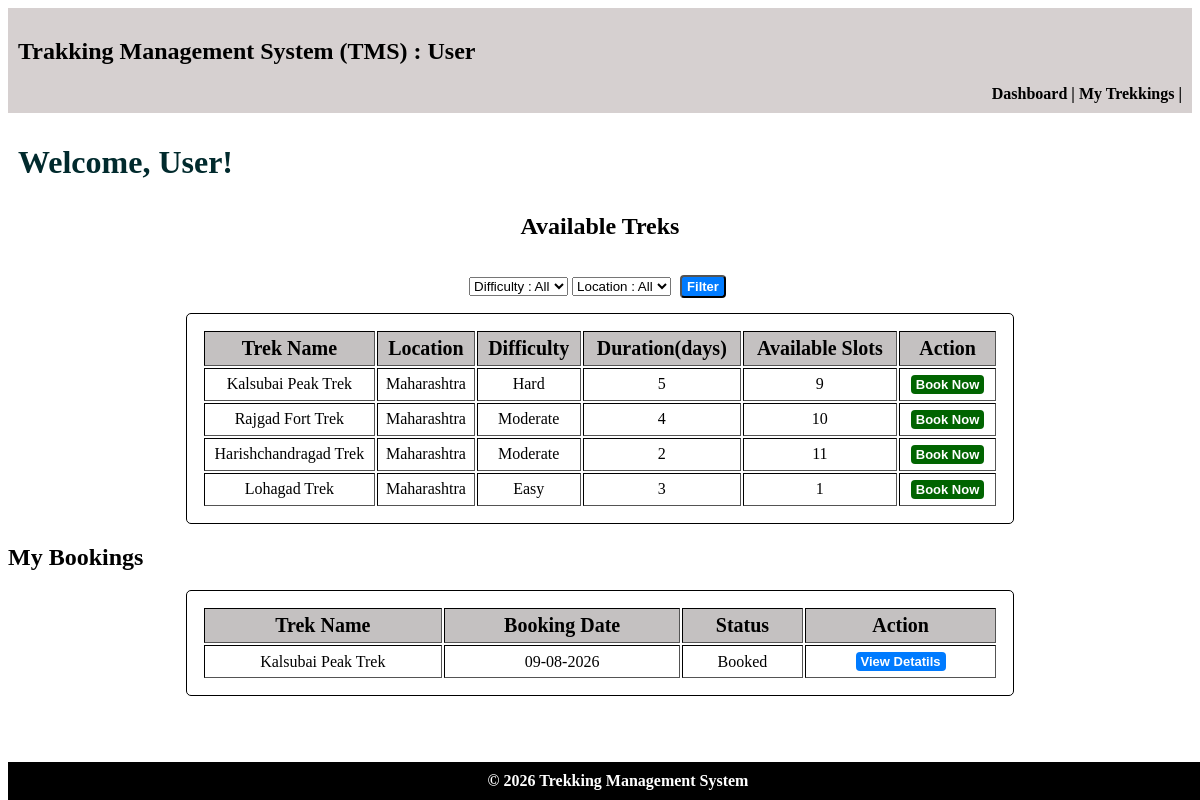
/user/2, run on the app's committed database.
### models.py (models this page shows)
class Treks(db.Model):
    __tablename__ = "treks"
    trek_id = db.Column(db.Integer,primary_key=True)
    trek_name = db.Column(db.String, nullable=False)
    location = db.Column(db.String, nullable=False)
    duration_days = db.Column(db.Integer,nullable=False)
    total_slots = db.Column(db.Integer,nullable=False)
    avail_slots = db.Column(db.Integer,nullable=False)
    staff_id = db.Column(db.Integer,db.ForeignKey("staff_profiles.staff_id"),nullable=True)
    difficulty = db.Column(db.Integer,nullable=False, default=0)    # 0 = Easy, 1 = Moderate, 2 = Hard
    trek_status = db.Column(db.Integer,nullable=False,default=0)    # 0 = Pending, 1 = Approved, 2 = Open, 3 = Closed, 4 = Completed
    start_date = db.Column(db.Date,nullable=False)
    end_date = db.Column(db.Date, nullable=False)
    description = db.Column(db.String,nullable=False)
    bookings = db.relationship(
        "Bookings",
        cascade="all, delete",
        backref="treks"
    )

class Bookings(db.Model):
    __tablename__ = "bookings"
    booking_id = db.Column(db.Integer,primary_key=True)
    trekker_id = db.Column(db.Integer,db.ForeignKey("trekker_profiles.trekker_id"),nullable=False)
    trek_id = db.Column(db.Integer,db.ForeignKey("treks.trek_id"),nullable=False)
    booking_status = db.Column(db.Integer,nullable=False,default=0)     # 0 = Booked, 1 = Cancelled  2 = Completed
    booking_date = db.Column(db.Date,nullable=False)
    __table_args__ = (
        db.UniqueConstraint(
            "trekker_id",
            "trek_id",
            name="unique_trekker_trek"
        ),
    )

### controller.py (the view, shortened to what this page needs)
@app.route("/user/<int:user_id>")
def user_dashboard(user_id):
    user = db.session.query(Users).filter(Users.id == user_id).first()
    if not user:
        return "User not found."
    trekker = db.session.query(Trekker_Profiles).filter(Trekker_Profiles.trekker_id == user_id).first()
    if not trekker:
        return "Trekker profile not found."
    filter_diff = request.args.get("filter_diff", "All")
    filter_loc = request.args.get("filter_loc", "All")
    query = db.session.query(Treks).filter(Treks.trek_status == 2,Treks.avail_slots > 0)
    if filter_loc != "All":
        query = query.filter(Treks.location == filter_loc)
    available_treks =query.order_by(Treks.start_date.asc()).all()
    my_bookings = db.session.query(Bookings).filter(
        Bookings.trekker_id == trekker.trekker_id).order_by(Bookings.booking_date.desc()).all()
    locations = db.session.query(Treks.location).filter(Treks.trek_status == 2,Treks.avail_slots > 0).distinct().all()
    locations = [location[0] for location in locations]
    return render_template("user_dashboard.html",user=user,
                           user_id=user_id,
                           trekker=trekker,available_treks=available_treks,
                           my_bookings=my_bookings,
                            filter_diff=filter_diff,
                            filter_loc=filter_loc,
                            locations=locations)

### templates/user_dashboard.html (shortened to what this page needs)
<!DOCTYPE html>
<html lang="en">
<head>
    <link rel="stylesheet" href="/static/main.css">
</head>
<body>
    <header>
        <h2>Trakking Management System (TMS) : User</h2>
        <nav>
            <a href="{{ url_for('user_dashboard', user_id=user_id) }}"> Dashboard </a>|
            <a href="{{ url_for('user_history', user_id=user_id) }}"> My Trekkings </a>|
        </nav>
    </header>
    <main>
        <h1>Welcome, User!</h1>
        <h2 style="text-align: center;">Available Treks</h2>
        <div class="center">
            <form method="GET" action="{{ url_for('user_dashboard', user_id=user_id) }}">
            <select name="filter_diff">
                <option value="All" {% if filter_diff == "All" %}selected{% endif %}>Difficulty : All</option>
            </select>
            <select name="filter_loc">
                <option value="All" {% if filter_loc == "All" %}selected{% endif %}>Location : All</option>
            </select>
            <button type="submit" class="btn-link">Filter</button>
        </form>
        </div>
        <table class="normal" border="1">
            <tr><th>Trek Name</th> <th>Location</th>   <th>Difficulty</th>   <th>Duration(days)</th>   <th>Available Slots</th> <th>Action</th></tr>
            {% for trek in available_treks %}
            <tr>
                <td>{{ trek.trek_name }}</td>
                <td>{{ trek.location }}</td>
                <td>
                    {% if trek.difficulty == 0 %}
                        Easy
                    {% elif trek.difficulty == 1 %}
                        Moderate
                    {% elif trek.difficulty == 2 %}
                        Hard
                    {% endif %}
                </td>
                <td>{{ trek.duration_days }}</td>
                <td>{{ trek.avail_slots }}</td>
                <td><a href="{{ url_for('user_book',user_id=user_id,trek_id=trek.trek_id) }}" class="btn-link btn-done">Book Now</a></td>
            </tr>
            {% else %}
            <tr><td colspan="6">No treks are currently available for booking.</td></tr>
            {% endfor %}
        </table>
        <h2>My Bookings</h2>
        <table class="normal" border="1">
            <tr><th>Trek Name</th> <th>Booking Date</th>   <th>Status</th>      <th>Action</th></tr>
            {% for booking in my_bookings %}
            <tr><td>{{ booking.treks.trek_name }}</td>
                <td>{{ booking.booking_date.strftime('%d-%m-%Y') }}</td>
                <td>
                    {% if booking.booking_status == 0 %}
                        Booked
                    {% elif booking.booking_status == 1 %}
                        Cancelled
                    {% elif booking.booking_status == 2 %}
                        Completed
                    {% endif %}
                </td>
                <td><a href="{{ url_for('user_book',user_id=user_id,trek_id=booking.trek_id) }}" class="btn-link">View Detatils</a></td>
            </tr>
            {% else %}
            <tr><td colspan="4">You have no bookings.</td></tr>
            {% endfor %}
        </table>
    </main>
    <footer>© 2026 Trekking Management System</footer>
</body>
</html>

### static/main.css (style rules this page uses)
body { padding-bottom: 50px; }
footer { background:black; color:white; text-align:center; font-weight:bold; padding:10px; bottom: 0; position: fixed; width: 100%; }
.center { margin: auto; text-align: center; padding: 10px; }
header { background:rgb(214, 208, 208); text-align: justify; padding:10px; }
table th { background: rgb(196, 193, 193); font-size: 20px; padding: 5px; }
.normal { text-align: center; padding: 15px; margin:auto; width:70%; border: 1px solid black; border-radius: 5px; }
nav { text-align: right; font-weight: bold; }
nav a { color: black; text-decoration: none; }
h1 { padding: 10px; color: rgb(1, 42, 45); }
.btn-link { display: inline-block; padding: 2px 5px; text-decoration: none; font-family: sans-serif; font-weight: bold; font-size: small; background-color: #007bff; color: #ffffff; border-radius: 4px; transition: background-color 0.2s ease; cursor: pointer; margin: 5px; }
.btn-done { background-color: darkgreen; color: #ffffff; border-radius: 4px; }

### data on the page
Treks: trek_name "Kalsubai Peak Trek", location "Maharashtra", difficulty "Hard", duration_days "5", avail_slots "9"
Treks: trek_name "Rajgad Fort Trek", location "Maharashtra", difficulty "Moderate", duration_days "4", avail_slots "10"
Treks: trek_name "Harishchandragad Trek", location "Maharashtra", difficulty "Moderate", duration_days "2", avail_slots "11"
Treks: trek_name "Lohagad Trek", location "Maharashtra", difficulty "Easy", duration_days "3", avail_slots "1"
Bookings: treks.trek_name "Kalsubai Peak Trek", booking_date "09-08-2026", booking_status "Booked"
